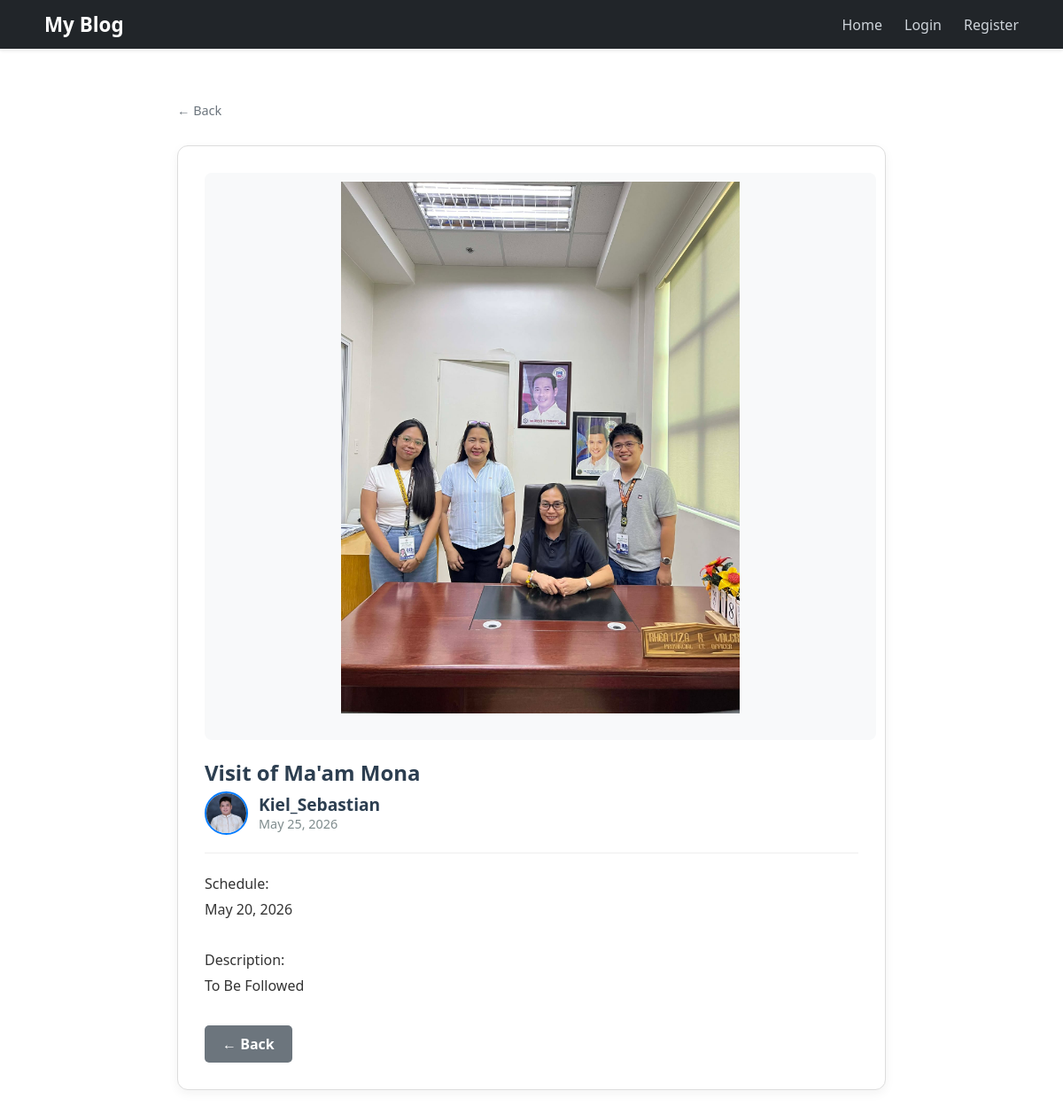
The app's page /post/39/, older data.
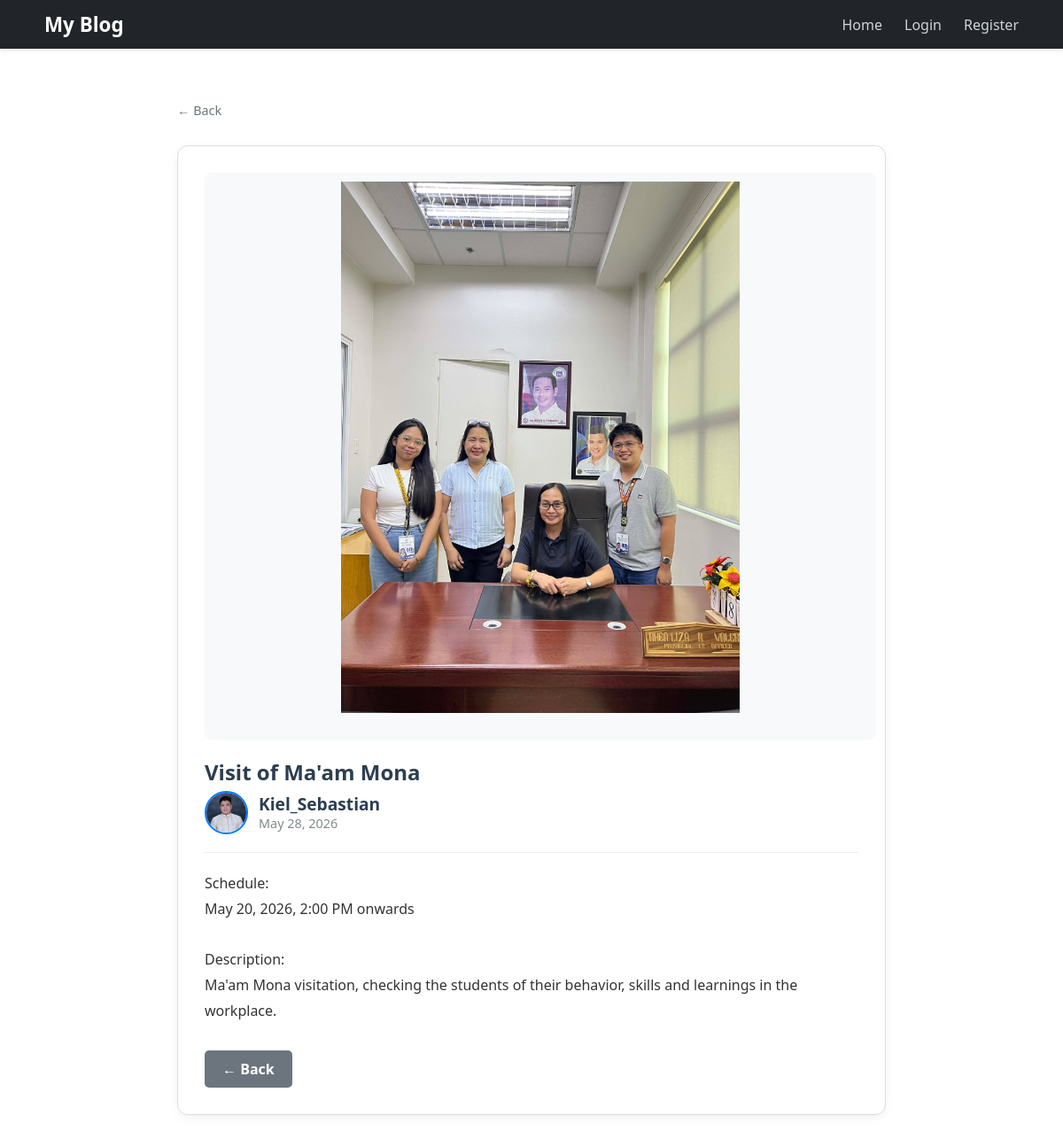
The same page, newer data.
### blog/models.py (models this page shows, shortened)
class Post(models.Model):
    title = models.CharField(max_length=100)
    content = models.TextField()
    date_posted = models.DateTimeField(auto_now=True)
    author = models.ForeignKey(User, on_delete=models.CASCADE)
    image = models.ImageField(null=True, blank=True, upload_to=user_directory_path)

class Profile(models.Model):
    user = models.OneToOneField(User, on_delete=models.CASCADE)
    image = models.ImageField(default='default.jpg', upload_to='profile_pics')
    bio = models.TextField(max_length=500, blank=True, help_text="Short description about yourself")
    birth_date = models.DateField(null=True, blank=True)
    gender = models.CharField(max_length=1, choices=GENDER_CHOICES, blank=True)

### blog/views.py (the view)
# urls.py: path('post/<int:pk>/', PostDetailView.as_view(), name='post-detail'),
class PostDetailView(DetailView):
    model = Post

### blog/templates/blog/post_detail.html (shortened to what this page needs)
{% extends "blog/base.html" %}
{% block content %}
    <article class="content-section card" style="padding: 30px;">
        {% if post.image and post.image.name != "default.jpg" %}
            <div style="width: 100%; display: flex; justify-content: center; margin-bottom: 20px; background-color: #f8f9fa; border-radius: 8px; padding: 10px;">
                <img src="{{ post.image.url }}" alt="Post Image" style="max-width: 100%; height: auto; max-height: 600px; object-fit: contain; border-radius: 8px;">
            </div>
        {% endif %}
        <h2 style="color: #2c3e50; margin-bottom: 5px;">{{ post.title }}</h2>
        <div style="display: flex; align-items: center; margin-bottom: 20px;">
            <a href="{% url 'user-profile' post.author.username %}" style="display: flex; align-items: center; text-decoration: none; color: inherit;">
                {% if post.author.profile.image %}
                    <img src="{{ post.author.profile.image.url }}" alt="Profile Pic" class="feed-avatar">
                {% else %}
                    <div style="width: 55px; height: 55px; border-radius: 50%; border: 2px solid #1877F2; background-color: #e4e6eb; margin-right: 15px;"></div>
                {% endif %}
                <div style="line-height: 1.2;">
                    <span style="font-weight: bold; color: #2c3e50; font-size: 1.2rem;">{{ post.author.username }}</span><br>
                    <span style="color: #7f8c8d; font-size: 0.9rem;">{{ post.date_posted|date:"F d, Y" }}</span>
                </div>
            </a>
        </div>
        <hr style="border: 0; border-top: 1px solid #eee; margin-bottom: 20px;">
        <p style="line-height: 1.8; color: #333; white-space: pre-line;">{{ post.content }}</p>
        <div style="margin-top: 30px;">
            <a href="#" onclick="history.back(); return false;" style="display: inline-block; padding: 10px 20px; background-color: #6c757d; color: white; text-decoration: none; border-radius: 5px; font-weight: bold;">← Back</a>
        </div>
    </article>
{% endblock %}

### blog/templates/blog/base.html (shortened to what this page needs)
{% load static %}
<!DOCTYPE html>
<html lang="en">
<head>
    <link rel="stylesheet" type="text/css" href="{% static 'blog/main.css' %}">
</head>
<body>
    <nav class="navbar">
        <div class="nav-container">
            <a href="{% url 'blog-home' %}" class="nav-logo">My Blog</a>
            <div class="nav-links">
                <a href="{% url 'blog-home' %}">Home</a>
                {% if user.is_authenticated %}
                    <a href="{% url 'post-create' %}" style="margin-right: 20px; font-weight: 600;">New Post</a>
                    <a href="{% url 'user-profile' user.username %}" style="margin-right: 15px; display: inline-flex; align-items: center; text-decoration: none;">
                        <img src="{{ user.profile.image.url }}" alt="Nav Profile" style="width: 30px; height: 30px; border-radius: 50%; border: 1px solid #1877F2; object-fit: cover; margin-right: 8px;">
                        <span style="color: #fff;">Hi, <strong>{{ user.username }}</strong>!</span>
                    </a>
                    <button id="theme-toggle" class="theme-toggle-btn" style="margin-right: 10px;">🌙 Dark Mode</button>
                    <form method="post" action="{% url 'logout' %}" style="display:inline;">
                        {% csrf_token %}
                        <button type="submit" class="nav-logout-btn">Logout</button>
                    </form>
                {% else %}
                    <a href="{% url 'login' %}">Login</a>
                    <a href="{% url 'register' %}">Register</a>
                {% endif %}
            </div>
        </div>
    </nav>
    <div class="main-wrapper" style="margin-top: 60px;">
        {% if request.path != '/' %}
            <div style="margin-bottom: 30px;">
                <a href="{% url 'blog-home' %}" style="text-decoration: none; color: #6c757d; font-size: 0.9rem; display: flex; align-items: center; gap: 5px;">
                    &larr; Back
                </a>
            </div>
        {% endif %}
        {% block content %}{% endblock %}
    </div>
</body>
</html>

### blog/static/blog/main.css (style rules this page uses)
body { background-color: #f0f2f5; font-family: 'Segoe UI', Roboto, Helvetica, Arial, sans-serif; margin: 0; color: #1c1e21; }
.navbar { background-color: #212529; padding: 0.75rem 0; box-shadow: 0 2px 4px rgba(0,0,0,0.1); position: sticky; top: 0; z-index: 1000; }
.nav-container { max-width: 1100px; margin: 0 auto; display: flex; justify-content: space-between; align-items: center; padding: 0 20px; }
.nav-logo { color: white !important; text-decoration: none; font-size: 1.4rem; font-weight: bold; }
.nav-links { display: flex; align-items: center; gap: 25px; }
.nav-links a { color: #ced4da; text-decoration: none; font-weight: 500; }
.main-wrapper { max-width: 800px; margin: 60px auto; padding: 0 20px; }
.card { background: white; border-radius: 12px; border: 1px solid #ddd; padding: 40px; margin-bottom: 30px; box-shadow: 0 4px 12px rgba(0,0,0,0.05); }
.content-section img, .card img { width: 100% !important; max-width: 100% !important; height: auto !important; display: block !important; margin: 0 auto 20px !important; border-radius: 8px; }
.card img.feed-avatar, .content-section img.feed-avatar, img.feed-avatar { width: 45px !important; height: 45px !important; max-width: 45px !important; object-fit: cover !important; border-radius: 50% !important; margin: 0 12px 0 0 !important; display: inline-block !important; border: 2px solid #007bff !important; }

### blog/templates/blog/base.html (style rules this page uses)
body { background-color: #ffffff; color: #212529; transition: background-color 0.3s, color 0.3s; }

Row changes from the older to the newer data that the page shows:
changed Post "Visit of Ma'am Mona": date_posted "May 25, 2026" → "May 28, 2026"; content "Schedule: May 20, 2026 Description: To Be Followed" → "Schedule: May 20, 2026, 2:00 PM onwards Description: Ma'am Mona visitation, checking the students of their behavior, skills and learnings in the workplace."
